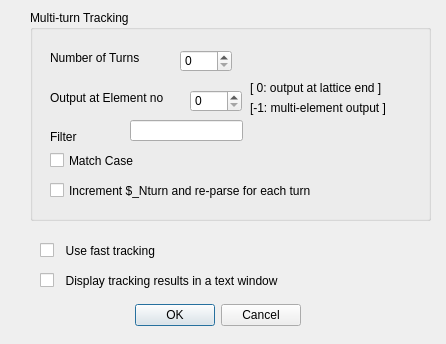
<?xml version="1.0" encoding="UTF-8"?>
<ui version="4.0">
 <class>TrackingParametersDialog</class>
 <widget class="QDialog" name="TrackingParametersDialog">
  <property name="geometry">
   <rect>
    <x>0</x>
    <y>0</y>
    <width>446</width>
    <height>344</height>
   </rect>
  </property>
  <property name="sizePolicy">
   <sizepolicy hsizetype="Fixed" vsizetype="Fixed">
    <horstretch>0</horstretch>
    <verstretch>0</verstretch>
   </sizepolicy>
  </property>
  <property name="minimumSize">
   <size>
    <width>446</width>
    <height>344</height>
   </size>
  </property>
  <property name="maximumSize">
   <size>
    <width>446</width>
    <height>344</height>
   </size>
  </property>
  <property name="windowTitle">
   <string>Tracking Parameters</string>
  </property>
  <widget class="QDialogButtonBox" name="buttonBox">
   <property name="geometry">
    <rect>
     <x>130</x>
     <y>300</y>
     <width>171</width>
     <height>31</height>
    </rect>
   </property>
   <property name="orientation">
    <enum>Qt::Horizontal</enum>
   </property>
   <property name="standardButtons">
    <set>QDialogButtonBox::Cancel|QDialogButtonBox::Ok</set>
   </property>
  </widget>
  <widget class="QCheckBox" name="checkBoxFastTracking">
   <property name="geometry">
    <rect>
     <x>40</x>
     <y>240</y>
     <width>241</width>
     <height>21</height>
    </rect>
   </property>
   <property name="text">
    <string>  Use fast tracking</string>
   </property>
  </widget>
  <widget class="QCheckBox" name="checkBoxPrintResults">
   <property name="geometry">
    <rect>
     <x>40</x>
     <y>270</y>
     <width>271</width>
     <height>21</height>
    </rect>
   </property>
   <property name="text">
    <string>  Display tracking results in a text window</string>
   </property>
  </widget>
  <widget class="QGroupBox" name="groupBox">
   <property name="geometry">
    <rect>
     <x>30</x>
     <y>10</y>
     <width>401</width>
     <height>211</height>
    </rect>
   </property>
   <property name="title">
    <string>Multi-turn Tracking</string>
   </property>
   <widget class="QLabel" name="label">
    <property name="geometry">
     <rect>
      <x>20</x>
      <y>40</y>
      <width>101</width>
      <height>16</height>
     </rect>
    </property>
    <property name="text">
     <string>Number of Turns</string>
    </property>
   </widget>
   <widget class="QSpinBox" name="spinBoxNTurn">
    <property name="geometry">
     <rect>
      <x>150</x>
      <y>40</y>
      <width>52</width>
      <height>22</height>
     </rect>
    </property>
   </widget>
   <widget class="QLabel" name="label_2">
    <property name="geometry">
     <rect>
      <x>20</x>
      <y>80</y>
      <width>131</width>
      <height>16</height>
     </rect>
    </property>
    <property name="text">
     <string>Output at Element no </string>
    </property>
   </widget>
   <widget class="QSpinBox" name="spinBoxNElm">
    <property name="geometry">
     <rect>
      <x>160</x>
      <y>80</y>
      <width>52</width>
      <height>22</height>
     </rect>
    </property>
   </widget>
   <widget class="QLabel" name="label_3">
    <property name="geometry">
     <rect>
      <x>220</x>
      <y>70</y>
      <width>161</width>
      <height>16</height>
     </rect>
    </property>
    <property name="text">
     <string>[ 0: output at lattice end ]</string>
    </property>
   </widget>
   <widget class="QLabel" name="label_4">
    <property name="geometry">
     <rect>
      <x>220</x>
      <y>90</y>
      <width>151</width>
      <height>16</height>
     </rect>
    </property>
    <property name="text">
     <string>[-1: multi-element output ]</string>
    </property>
   </widget>
   <widget class="QLabel" name="label_5">
    <property name="geometry">
     <rect>
      <x>20</x>
      <y>120</y>
      <width>55</width>
      <height>13</height>
     </rect>
    </property>
    <property name="text">
     <string>Filter</string>
    </property>
   </widget>
   <widget class="QLineEdit" name="lineEditFilter">
    <property name="geometry">
     <rect>
      <x>100</x>
      <y>110</y>
      <width>113</width>
      <height>21</height>
     </rect>
    </property>
   </widget>
   <widget class="QCheckBox" name="checkBoxMatchCase">
    <property name="geometry">
     <rect>
      <x>20</x>
      <y>140</y>
      <width>111</width>
      <height>21</height>
     </rect>
    </property>
    <property name="text">
     <string>Match Case</string>
    </property>
   </widget>
   <widget class="QCheckBox" name="checkBoxIncrementTurn">
    <property name="geometry">
     <rect>
      <x>20</x>
      <y>170</y>
      <width>291</width>
      <height>21</height>
     </rect>
    </property>
    <property name="text">
     <string>Increment $_Nturn and re-parse for each turn</string>
    </property>
   </widget>
  </widget>
 </widget>
 <resources/>
 <connections>
  <connection>
   <sender>buttonBox</sender>
   <signal>accepted()</signal>
   <receiver>TrackingParametersDialog</receiver>
   <slot>accept()</slot>
   <hints>
    <hint type="sourcelabel">
     <x>248</x>
     <y>254</y>
    </hint>
    <hint type="destinationlabel">
     <x>157</x>
     <y>274</y>
    </hint>
   </hints>
  </connection>
  <connection>
   <sender>buttonBox</sender>
   <signal>rejected()</signal>
   <receiver>TrackingParametersDialog</receiver>
   <slot>reject()</slot>
   <hints>
    <hint type="sourcelabel">
     <x>316</x>
     <y>260</y>
    </hint>
    <hint type="destinationlabel">
     <x>286</x>
     <y>274</y>
    </hint>
   </hints>
  </connection>
 </connections>
</ui>
